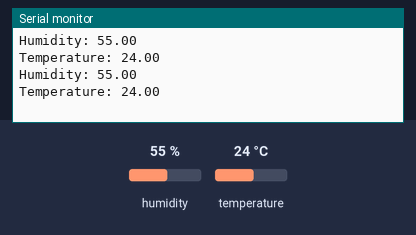
A sketch run on a simulated Arduino Uno, built with avr-gcc and run on an emulated ATmega328P. Parts: the last lines printed to the serial monitor. The inputs (shaded band) are chosen by the test bench; at power-on: humidity 55 %, temperature 24 °C.

Above: at 3.8 s.
3.9 s: humidity set to 22 %
At 7.1 s:
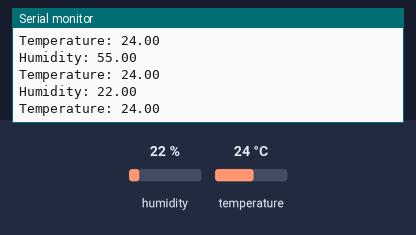
7.8 s: temperature set to 12 °C
At 10.4 s:
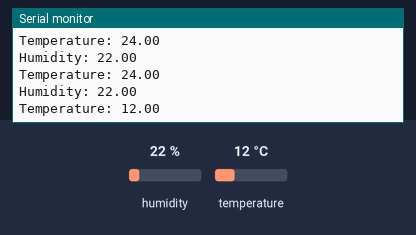
11.7 s: humidity set to 40 %
At 12.6 s:
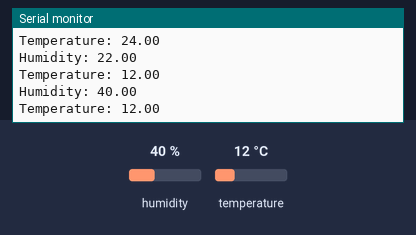
Timing chart, 0 to 14.7 s (numbered marks = the images above; inputs shaded):
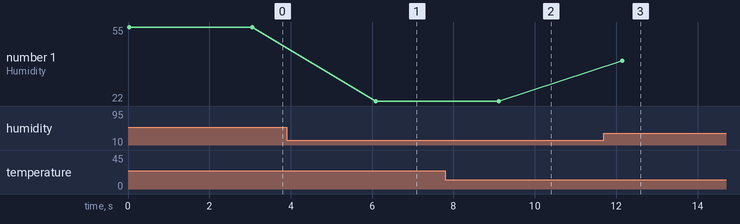

Measured:
- after the input at 3.9 s, the serial monitor: prints a new line after 2.2 s (image 1)
- after the input at 7.8 s, the serial monitor: prints a new line after 1.3 s (image 2)
- after the input at 11.7 s, the serial monitor: prints a new line after 0.45 s (image 3)
- plotted number 1: 55 → 22 after the input at 3.9 s, 22 → 40 after the input at 11.7 s

The sketch:

arduino_input.ino.ino
```cpp
#include <ArduinoJson.h>
#include <SoftwareSerial.h>
#include <DHT.h>


#define DHTPIN A0
#define DHTTYPE DHT11
DHT dht(DHTPIN, DHTTYPE);
SoftwareSerial ESPSerial(2, 3);

int chk;
float hum;
float temp;

void setup() {
  Serial.begin(9600);
  ESPSerial.begin(57600);

  dht.begin();
}

void loop() {
  hum = dht.readHumidity();
  temp = dht.readTemperature();

  StaticJsonDocument<200> jsonDoc;
  // Add sensor values to the JSON object
  jsonDoc["temperature"] = temp;
  jsonDoc["humidity"] = hum;
  // jsonDoc["soilMoisture"] = soilMoisture;
  // jsonDoc["waterLevel"] = waterLevel;

  String jsonString;
  serializeJson(jsonDoc, jsonString);

  ESPSerial.println(jsonString);
  Serial.print("Humidity: ");
  Serial.println(hum);

  Serial.print("Temperature: ");
  Serial.println(temp);

  delay(3000);
}
```
